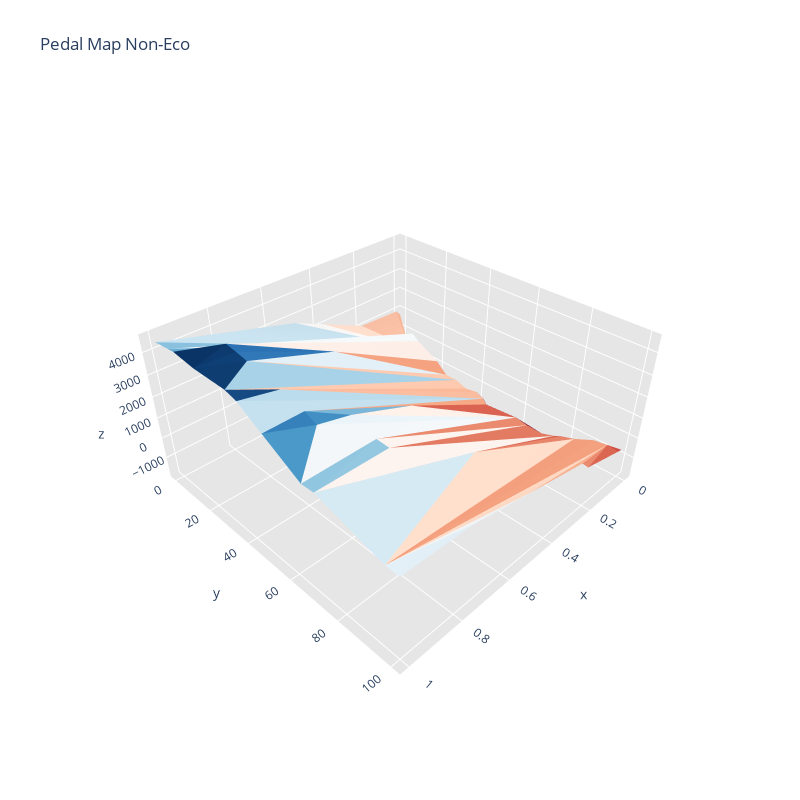

Notebook source saved alongside this figure:
### Code cell
axis = dict(
    showbackground=True,
    backgroundcolor="rgb(230, 230,230)",
    gridcolor="rgb(255, 255, 255)",
    zerolinecolor="rgb(255, 255, 255)",
)

layout = go.Layout(
    title='Pedal Map Non-Eco',
    width=800,
    height=800,
    scene=dict(
        xaxis=dict(axis),
        yaxis=dict(axis),
        zaxis=dict(axis),
        aspectratio=dict(
            x=1,
            y=1,
            z=0.5
        ),
    )
)

data1 = plotly_trisurf(points[:,0], points[:,1], points[:,2], tri.simplices, colormap=cm.RdBu, plot_edges=None)



fig2 = go.Figure(data=data1, layout=layout)

# import chart_studio.plotly as py
# from chart_studio.plotly import plot, iplot
from plotly.offline import iplot
iplot(fig2)

### Figure 1 — Plotly figure (JSON) as saved in the notebook; plotly's stock layout.template omitted (floating-point values rounded to 4 significant figures)
{"data": [{"facecolor": ["rgb(103,0,31)", "rgb(5,48,97)", "rgb(107,172,209)", "rgb(10,59,112)", "rgb(8,54,106)", "rgb(249,240,235)", "rgb(214,96,77)", "rgb(197,223,236)", "rgb(249,235,227)", "rgb(182,215,232)", "rgb(192,220,235)", "rgb(243,164,129)", "rgb(212,230,241)", "rgb(247,181,150)", "rgb(121,6,34)", "rgb(247,185,156)", "rgb(249,198,172)", "rgb(50,124,183)", "rgb(240,156,123)", "rgb(253,220,201)", "rgb(132,188,217)", "rgb(248,241,237)", "rgb(39,110,176)", "rgb(209,229,240)", "rgb(241,158,125)", "rgb(222,235,242)", "rgb(43,115,179)", "rgb(162,205,227)", "rgb(9,56,109)", "rgb(249,198,172)", "rgb(16,69,126)", "rgb(182,215,232)", "rgb(117,178,212)", "rgb(62,140,191)", "rgb(249,237,229)", "rgb(231,240,244)", "rgb(210,230,240)", "rgb(182,31,46)", "rgb(241,158,125)", "rgb(252,215,194)", "rgb(224,236,243)", "rgb(239,243,245)", "rgb(247,181,150)", "rgb(248,191,164)", "rgb(247,245,244)", "rgb(253,221,203)", "rgb(70,149,196)", "rgb(239,243,245)", "rgb(223,118,94)", "rgb(253,221,203)", "rgb(249,240,235)", "rgb(246,175,142)", "rgb(112,3,32)", "rgb(223,118,94)", "rgb(144,13,38)", "rgb(216,101,81)", "rgb(229,131,104)", "rgb(177,24,43)", "rgb(230,134,106)", "rgb(248,242,239)", "rgb(230,134,106)", "rgb(249,240,235)", "rgb(204,76,68)", "rgb(215,99,79)", "rgb(242,245,246)", "rgb(101,169,207)", "rgb(141,194,220)", "rgb(144,196,221)"], "i": [53, 18, 2, 28, 19, 42, 42, 3, 4, 21, 52, 9, 52, 8, 8, 52, 6, 22, 13, 49, 17, 17, 28, 41, 4, 5, 41, 20, 19, 6, 20, 7, 33, 32, 42, 33, 43, 13, 14, 44, 26, 36, 40, 40, 3, 39, 23, 32, 35, 11, 11, 45, 53, 51, 11, 50, 50, 12, 45, 23, 34, 51, 14, 46, 1, 17, 34, 35], "j": [10, 19, 18, 19, 28, 9, 53, 37, 2, 52, 21, 52, 22, 7, 52, 8, 5, 32, 49, 43, 3, 1, 41, 4, 41, 41, 28, 6, 20, 20, 21, 20, 42, 33, 33, 32, 24, 12, 13, 14, 36, 44, 3, 39, 38, 38, 32, 23, 11, 24, 35, 14, 51, 35, 50, 11, 43, 50, 46, 34, 51, 34, 47, 47, 17, 18, 23, 34], "k": [9, 27, 27, 29, 27, 31, 9, 16, 27, 30, 22, 31, 31, 30, 9, 30, 29, 31, 25, 25, 16, 3, 27, 27, 5, 29, 29, 29, 29, 7, 30, 30, 31, 31, 53, 53, 25, 49, 25, 25, 25, 25, 0, 3, 37, 3, 22, 53, 10, 43, 24, 44, 10, 10, 12, 43, 49, 49, 14, 53, 53, 35, 15, 14, 2, 2, 24, 24], "name": "", "type": "mesh3d", "x": [0.0, 0.0, 0.0, 0.0, 0.0, 0.0, 0.0, 0.0, 0.0, 0.0, 0.0, 0.0, 0.0, 0.0, 0.0, 0.0, 1.0, 1.0, 1.0, 1.0, 1.0, 1.0, 1.0, 1.0, 1.0, 1.0, 1.0, 0.86, 0.86, 0.86, 0.86, 0.86, 0.86, 0.74, 0.74, 0.74, 0.74, 0.5, 0.38, 0.2, 0.02, 0.5, 0.5, 0.5, 0.5, 0.24, 0.2, 0.02, 0.0, 0.04, 0.04, 0.02, 0.02, 0.02], "y": [0.0, 7.0, 10.0, 5.0, 20.0, 25.0, 30.0, 35.0, 40.0, 45.0, 70.0, 75.0, 80.0, 90.0, 95.0, 100.0, 0.0, 7.0, 10.0, 20.0, 35.0, 40.0, 50.0, 65.0, 70.0, 95.0, 100.0, 15.0, 20.0, 25.0, 40.0, 50.0, 55.0, 55.0, 65.0, 70.0, 100.0, 0.0, 0.0, 0.0, 0.0, 20.0, 55.0, 80.0, 100.0, 100.0, 100.0, 100.0, 100.0, 85.0, 80.0, 65.0, 45.0, 60.0], "z": [800.0, 80.0, -200.0, -800.0, -800.0, -1300.0, -1300.0, -1500.0, -1400.0, -1800.0, -1800.0, -1600.0, -1400.0, -800.0, -700.0, -600.0, 4436.0, 4527.0, 4566.0, 4436.0, 4436.0, 4287.0, 3625.0, 2651.0, 2674.0, 1826.0, 1827.0, 4426.0, 4345.0, 4233.0, 3915.0, 3625.0, 3383.0, 3019.0, 2651.0, 2615.0, 1668.0, 2775.0, 2125.0, 1150.0, 1059.0, 2428.0, 1908.0, 1429.0, 1083.0, 449.0, -36.0, -550.0, -600.0, -800.0, -1000.0, -1550.0, -1350.0, -1450.0]}], "layout": {"height": 800, "scene": {"aspectratio": {"x": 1, "y": 1, "z": 0.5}, "xaxis": {"backgroundcolor": "rgb(230, 230,230)", "gridcolor": "rgb(255, 255, 255)", "showbackground": true, "zerolinecolor": "rgb(255, 255, 255)"}, "yaxis": {"backgroundcolor": "rgb(230, 230,230)", "gridcolor": "rgb(255, 255, 255)", "showbackground": true, "zerolinecolor": "rgb(255, 255, 255)"}, "zaxis": {"backgroundcolor": "rgb(230, 230,230)", "gridcolor": "rgb(255, 255, 255)", "showbackground": true, "zerolinecolor": "rgb(255, 255, 255)"}}, "title": {"text": "Pedal Map Non-Eco"}, "width": 800}}
